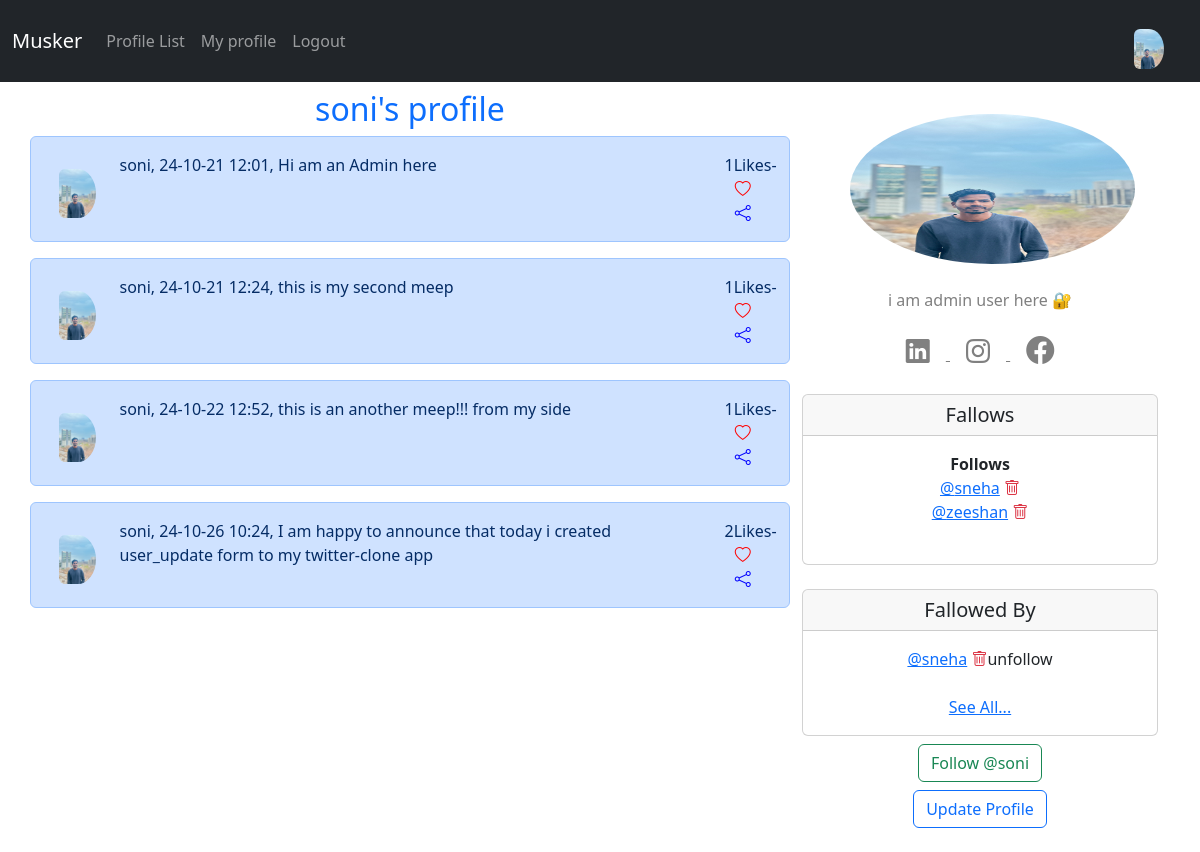
Screenshot of /profile/1 (signed in) with the database file from the repository.
### musker/models.py (models this page shows)
class Profile(models.Model):
    user = models.OneToOneField(User, on_delete=models.CASCADE)
    fallows = models.ManyToManyField("self", related_name='fallowed_by',
                                     symmetrical=False, blank=True)
    date_modified = models.DateTimeField(User, auto_now=True)
    profile_image = models.ImageField(null=True, blank=True, upload_to='images/')
    profile_bio = models.CharField(null=True, blank=True, max_length=500)
    facebook_link = models.CharField(null=True, blank=True, max_length=100)
    instagram_link = models.CharField(null=True, blank=True, max_length=100)
    linkedin_like = models.CharField(null=True, blank=True, max_length=100)
    def __str__(self):
        return self.user.username

class Meep(models.Model):
    user = models.ForeignKey(User, related_name='meeps', on_delete=models.DO_NOTHING)
    body = models.CharField(max_length=500)
    created_at = models.DateTimeField(auto_now_add=True)
    likes = models.ManyToManyField(User, related_name='meep_like', blank=True)
    def number_of_likes(self):
        return self.likes.count()
    def __str__(self):
        return (
            f'{self.user}'",     "
            f'{self.created_at:%y-%m-%d %H:%M}'",     "
            f'{self.body}'
        )

### musker/views.py (the view, shortened to what this page needs)
# urls.py: path('profile/<int:pk>',views.profile,name='profile'),
def profile(request, pk):
    if request.user.is_authenticated:
        profile = Profile.objects.get(user_id=pk)  # Soni
        meeps = Meep.objects.filter(user_id=pk)
        return render(request, 'profile.html', {'profile': profile, 'meeps': meeps})
    else:
        messages.success(request, ('you Must Be Logged in To view This '))
        return redirect('home')

### musker/templates/profile.html (shortened to what this page needs)
{% extends 'base.html' %}
{% load static %}
{% block content %}
{% if profile %}
<div class="row">
    <div class="col-md-8">
    <h2 class="text-center text-primary ">{{ profile.user.username}}'s profile</h2>
         {% if meeps %}
        {% for meep in meeps %}
        <div class="row alert alert-primary">
            <div class="col-md-1">
                {% if profile.profile_image %}
               <img src="{{profile.profile_image.url}}" class="img-fluid rounded-start rounded-circle mt-3" width="50" height="50"   alt="...">
                    {% else %}
               <img src="{% static 'images/defaultProfile.jpg'  %}" class="img-fluid rounded-start" alt="...">
                {% endif %}
            </div>
            <div class="col-md-10">
                {{meep}}
            </div>
             <div class="col-md-1 text-center ">
                     {{meep.number_of_likes}}Likes-
                    {% if user in meep.likes.all %}
                    <a class="bi bi-heart " href="{% url 'meep_like' meep.id %}" style="color:red"></a>
                    {% else %}
                    <a class="bi bi-heart" href="{% url 'meep_like' meep.id %}" style="color:red"></a>
                    {% endif %}
                     <br>
                    <a href="{% url 'meep_show' meep.id %}" class="bi bi-share" style="color:blue"></a>
                </div>
        </div>
      {% endfor %}
      {% endif %}
    </div>
    <br>
    <br>
    <div class="col-md-4 mt-4 text-center ">
        {% if profile.profile_image %}
       <img src="{{profile.profile_image.url}}" height="150px" width="80%" class="mx-5 rounded-circle"  style="border:50%">
        <br>
        <br >
        {% else %}
              <img src="{% static 'images/defaultProfile.jpg'  %}" class="img-fluid rounded-circle mx-5 mb-2" alt="...">
        {% endif %}
            {% if profile.profile_bio %}
                    <p  class="text-center " style="color:grey" align="justify">{{ profile.profile_bio }} </p>
            {% endif %}
             {% if profile.linkedin_like %}
                 <a  href="{{profile.linkedin_like}}" target="new"  style="color:grey">
                     <i class="bi bi-linkedin mx-3 fs-4 mb-2 "></i>
                 </a>
              {% endif %}
             {% if profile.instagram_link %}
                <a class="text-center" href="{{ profile.instagram_link}}" target="new" style="color:grey">
                     <i class="bi bi-instagram mx-3 fs-4 mb-2" ></i>
                </a>
            {% endif %}
             {% if profile.facebook_link %}
              <a href="{{ profile.facebook_link }}" style="color:grey">
                 <i class="bi bi-facebook mx-3 fs-3 mb-2"></i>
              </a>
              {% endif %}
        <br>
        <br>
        <div class="card text-center">
            <h5 class="card-header">Fallows</h5>
            <div class="card-body">
               <p class="card-text">
                   <strong>Follows</strong><br>
                  {% for following in profile.fallows.all %}
                     <a href="{% url 'profile' following.user.id %}" > @{{following}}</a> <a href="{% url 'unfollow' following.user.id %}" class="text-danger bi bi-trash"></a><br>
                  {% endfor %}
                   <br>
               </p>
            </div>
        </div>
         <div class="card text-center mt-4">
            <h5 class="card-header">Fallowed By</h5>
            <div class="card-body">
               <p class="card-text">
                  {% for following in profile.fallowed_by.all.all|slice:3 %}
                     <a href="{% url 'profile' following.user.id %}" > @{{following}}</a>
                     {% if following in profile.fallows.all%}
                   <a href="{% url 'unfollow' following.user.id %}" class="text-danger bi bi-trash"></a>unfollow
                     {% else %}
                        <a href="{% url 'follow' following.user.id %}" class="text-success">fallow</a>
                   {% endif %}
                   <br>
                  {% endfor %}
                   <br>
                   <a href=" {% url 'followers' profile.user.id %}" >See All...</a>
               </p>
            </div>
        </div>
        <form method="post" class="text-center mt-2">
            {% if  profile in request.user.profile.fallows.all %}
                <button class="btn btn-outline-danger " name="follow"  value="unfollow"  type="submit">
                    Unfollow@{{ profile.user.username|lower}}</button>
             {% else %}
                <button class="btn btn-outline-success" name="follow"  value="follow"  type="submit">
                    Follow  @{{ profile.user.username|lower}}</button>
            {% endif %}
            {%  if request.user.id == profile.user.id %}
                   <br>
                    <button class="btn btn-outline-primary  mt-2 " >
                    <a class="nav-link" href="{% url 'update_user' %}">Update Profile</a>
                    </button>
                    {% endif %}
        </form>
        <br>
      </div>
        <br>
      </div>
{% endif %}
{% endblock %}

### musker/templates/Navbar.html (shortened to what this page needs)
{% load static %}
<nav class="navbar navbar-expand-lg navbar-dark bg-dark mb-2 ">
  <div class="container-fluid">
    <a class="navbar-brand" href="/">Musker</a>
    <div class="collapse navbar-collapse" id="navbarSupportedContent">
      <ul class="navbar-nav me-auto mb-2 mb-lg-0">
        <li class="nav-item">
          <a class="nav-link" href="{% url 'profile_list' %}">Profile List</a>
        </li>
        {% if user.is_authenticated%}
          <li class="nav-item">
          <a class="nav-link" href="{% url 'profile' request.user.id %}">My profile</a>
        </li>
         <li class="nav-item">
          <a class="nav-link" href="{% url 'logout' %}">Logout</a>
         </li>
        {% else %}
             <li class="nav-item">
          <a class="nav-link" href="{% url 'login' %}">Login</a>
               <li class="nav-item">
          <a class="nav-link" href="{% url 'signin' %}">Signin</a>
         </li>
        {% endif %}
      </ul>
      {% if user.is_authenticated %}
      <ul class="navbar-nav ">
        <li class="nav-link navbar-brand">
         <a href="{% url 'profile' request.user.id %}">
           {% if user.profile.profile_image %}
           <img src="{{user.profile.profile_image.url}}" class="img-fluid rounded-start rounded-circle mt-3" width="30" height="30"   alt="...">
           {% else %}
               <img src="{% static 'images/defaultProfile.jpg'  %}" class="img-fluid rounded-circle" width="30" height="30" alt="...">
           {% endif %}
            </a>
        </li>
      </ul>
    {% endif %}
    </div>
  </div>
</nav>

### rows the page displays
Profile: user.username "soni", profile_image (picture), profile_bio "i am admin user here 🔐"
Meep: profile_image (picture), user+created_at+body "soni, 24-10-21 12:01, Hi am an Admin here", number_of_likes "1"
Meep: profile_image (picture), user+created_at+body "soni, 24-10-21 12:24, this is my second meep", number_of_likes "1"
Meep: profile_image (picture), user+created_at+body "soni, 24-10-22 12:52, this is an another meep!!! from my side", number_of_likes "1"
Meep: profile_image (picture), user+created_at+body "soni, 24-10-26 10:24, I am happy to announce that today i created user_update form to my twitter-clone app", number_of_likes "2"
Profile: user.username "sneha", shows "unfollow"
Profile: user.username "zeeshan"
